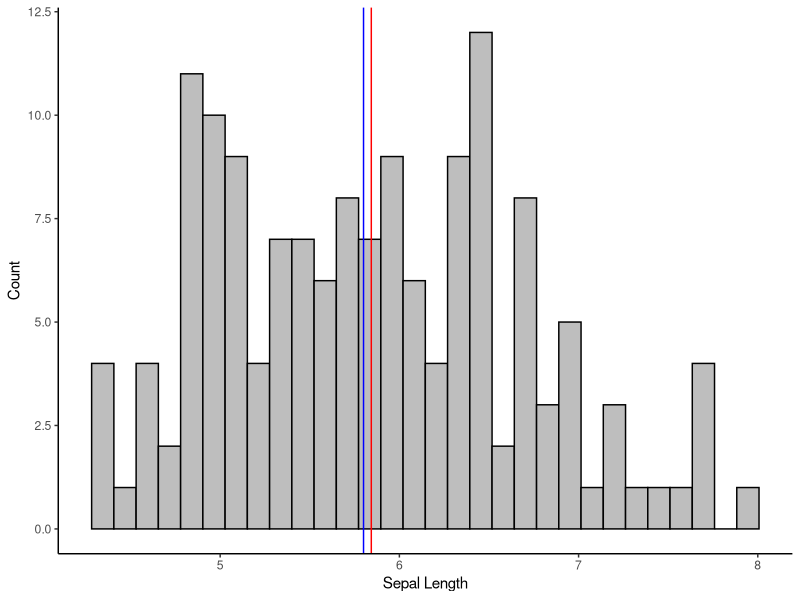
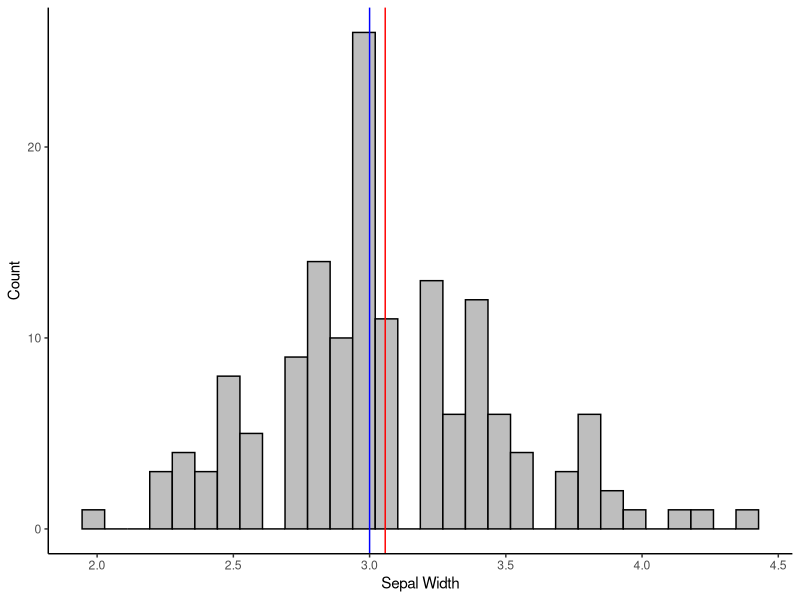
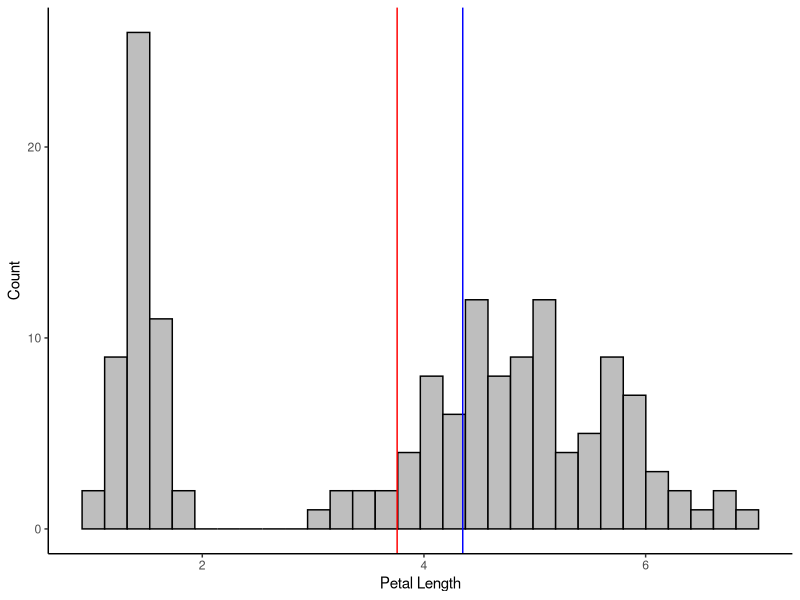
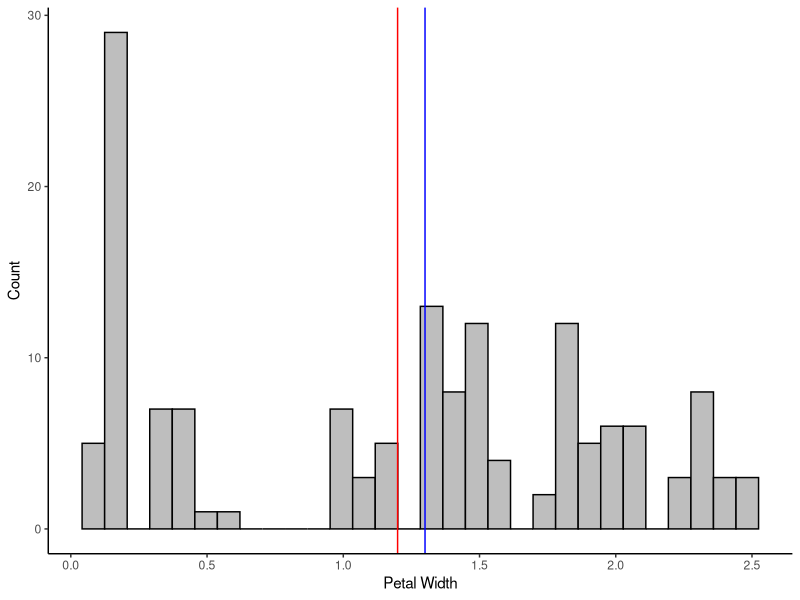

The R script that drew these images, in order:
# Scott Schumacker
# Analyzing Distributions Iris Dataset

# Loading packages
library(ggplot2)
library(dplyr)

# Viewing the distribution for Sepal Length across all categories
ggplot(iris, aes(x = Sepal.Length)) +
  geom_histogram(fill = "grey", color = "black") +
  theme_classic() +
  geom_vline(aes(xintercept = mean(Sepal.Length)), color = "red") +
  geom_vline(aes(xintercept = median(Sepal.Length)), color = "blue") +
  xlab("Sepal Length") +
  ylab('Count')
# Appears normally distributed
# Data is centered around mean and median

# Viewing the distribution for Sepal Width across all categories
ggplot(iris, aes(x = Sepal.Width)) +
  geom_histogram(fill = "grey", color = "black") +
  theme_classic() +
  geom_vline(aes(xintercept = mean(Sepal.Width)), color = "red") +
  geom_vline(aes(xintercept = median(Sepal.Width)), color = "blue") +
  xlab("Sepal Width") +
  ylab("Count")
# Appears normally distributed
# Data is centered mean and median

# Viewing the distribution for Sepal Length across all categories
ggplot(iris, aes(x = Petal.Length)) +
  geom_histogram(fill = "grey", color = "black") +
  theme_classic() +
  geom_vline(aes(xintercept = mean(Petal.Length)), color = "red") +
  geom_vline(aes(xintercept = median(Petal.Length)), color = "blue") +
  xlab("Petal Length") +
  ylab('Count')
# Appears skewed 
# Data is not centered around the mean and median. In addition, mean is
# lower than median

# Viewing the distribution for Sepal Width across all categories
ggplot(iris, aes(x = Petal.Width)) +
  geom_histogram(fill = "grey", color = "black") +
  theme_classic() +
  geom_vline(aes(xintercept = mean(Petal.Width)), color = "red") +
  geom_vline(aes(xintercept = median(Petal.Width)), color = "blue") +
  xlab("Petal Width") +
  ylab("Count")
# Appears skewed
# Data is not centered around the mean and median and mean is lower than median

# Running Shapiro-Wilk test to see if our features are normally distributed
# H0: Data is normally distributed
# Ha: Data is not normally distributed

shapiro.test(iris$Sepal.Length)
# Sepal Length data is not normally distributed

shapiro.test(iris$Sepal.Width)
# Sepal Width data is normally distributed

shapiro.test(iris$Petal.Length)
# Petal Length data is not normally distributed

shapiro.test(iris$Petal.Width)
# Petal Width data is not normally distributed